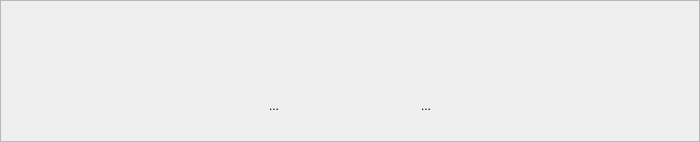
          <widget class="QFrame" name="preprocess_main">
           <property name="minimumSize">
            <size>
             <width>700</width>
             <height>0</height>
            </size>
           </property>
           <property name="autoFillBackground">
            <bool>false</bool>
           </property>
           <property name="frameShape">
            <enum>QFrame::StyledPanel</enum>
           </property>
           <property name="frameShadow">
            <enum>QFrame::Raised</enum>
           </property>
           <layout class="QVBoxLayout" name="verticalLayout_67">
            <property name="bottomMargin">
             <number>0</number>
            </property>
            <item>
             <widget class="QScrollArea" name="image_pre_widget">
              <property name="frameShape">
               <enum>QFrame::NoFrame</enum>
              </property>
              <property name="frameShadow">
               <enum>QFrame::Plain</enum>
              </property>
              <property name="lineWidth">
               <number>0</number>
              </property>
              <property name="widgetResizable">
               <bool>true</bool>
              </property>
              <widget class="QWidget" name="scrollAreaWidgetContents_2">
               <property name="geometry">
                <rect>
                 <x>0</x>
                 <y>0</y>
                 <width>680</width>
                 <height>817</height>
                </rect>
               </property>
              </widget>
             </widget>
            </item>
            <item>
             <widget class="QWidget" name="widget_7" native="true">
              <layout class="QVBoxLayout" name="verticalLayout_105">
               <property name="spacing">
                <number>0</number>
               </property>
               <property name="leftMargin">
                <number>0</number>
               </property>
               <property name="rightMargin">
                <number>0</number>
               </property>
               <property name="bottomMargin">
                <number>0</number>
               </property>
               <item>
                <widget class="QWidget" name="widget_10" native="true">
                 <layout class="QHBoxLayout" name="horizontalLayout_27">
                  <property name="spacing">
                   <number>10</number>
                  </property>
                  <property name="leftMargin">
                   <number>250</number>
                  </property>
                  <property name="topMargin">
                   <number>0</number>
                  </property>
                  <property name="rightMargin">
                   <number>250</number>
                  </property>
                  <property name="bottomMargin">
                   <number>0</number>
                  </property>
                  <item>
                   <widget class="QToolButton" name="pre_back">
                    <property name="text">
                     <string>...</string>
                    </property>
                    <property name="icon">
                     <iconset resource="icons.qrc">
                      <normaloff>:/png/resources/previous.png</normaloff>:/png/resources/previous.png</iconset>
                    </property>
                    <property name="iconSize">
                     <size>
                      <width>35</width>
                      <height>35</height>
                     </size>
                    </property>
                    <property name="autoRaise">
                     <bool>true</bool>
                    </property>
                   </widget>
                  </item>
                  <item alignment="Qt::AlignHCenter">
                   <widget class="QLabel" name="pre_image_id">
                    <property name="text">
                     <string/>
                    </property>
                   </widget>
                  </item>
                  <item>
                   <widget class="QToolButton" name="pre_next">
                    <property name="text">
                     <string>...</string>
                    </property>
                    <property name="icon">
                     <iconset resource="icons.qrc">
                      <normaloff>:/png/resources/next.png</normaloff>:/png/resources/next.png</iconset>
                    </property>
                    <property name="iconSize">
                     <size>
                      <width>35</width>
                      <height>35</height>
                     </size>
                    </property>
                    <property name="autoRaise">
                     <bool>true</bool>
                    </property>
                   </widget>
                  </item>
                 </layout>
                </widget>
               </item>
               <item>
                <widget class="QWidget" name="widget_11" native="true">
                 <property name="minimumSize">
                  <size>
                   <width>0</width>
                   <height>25</height>
                  </size>
                 </property>
                 <layout class="QVBoxLayout" name="verticalLayout_106">
                  <property name="spacing">
                   <number>0</number>
                  </property>
                  <property name="leftMargin">
                   <number>0</number>
                  </property>
                  <property name="topMargin">
                   <number>0</number>
                  </property>
                  <property name="rightMargin">
                   <number>0</number>
                  </property>
                  <property name="bottomMargin">
                   <number>0</number>
                  </property>
                  <item alignment="Qt::AlignHCenter">
                   <widget class="QLabel" name="pre_image_name">
                    <property name="text">
                     <string/>
                    </property>
                   </widget>
                  </item>
                 </layout>
                </widget>
               </item>
              </layout>
             </widget>
            </item>
           </layout>
          </widget>
